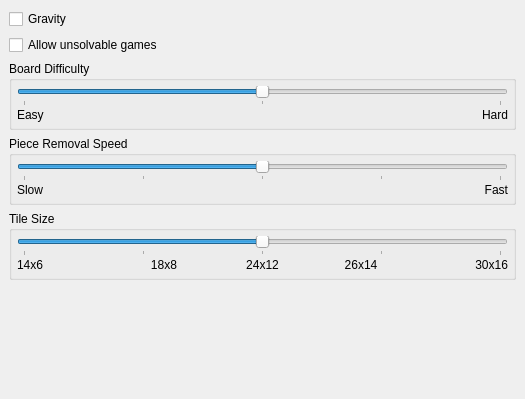
<ui version="4.0" >
 <class>Settings</class>
 <widget class="QWidget" name="Settings" >
  <property name="geometry" >
   <rect>
    <x>0</x>
    <y>0</y>
    <width>525</width>
    <height>399</height>
   </rect>
  </property>
  <layout class="QVBoxLayout" >
   <property name="margin" >
    <number>9</number>
   </property>
   <property name="spacing" >
    <number>6</number>
   </property>
   <item>
    <widget class="QCheckBox" name="kcfg_Gravity" >
     <property name="text" >
      <string>Gravity</string>
     </property>
    </widget>
   </item>
   <item>
    <widget class="QCheckBox" name="kcfg_Solvable" >
     <property name="text" >
      <string>Allow unsolvable games</string>
     </property>
    </widget>
   </item>
   <item>
    <widget class="QGroupBox" name="difficulty_groupBox" >
     <property name="title" >
      <string>Board Difficulty</string>
     </property>
     <layout class="QGridLayout" >
      <property name="margin" >
       <number>5</number>
      </property>
      <property name="spacing" >
       <number>2</number>
      </property>
      <item row="0" column="0" colspan="2" >
       <widget class="QSlider" name="kcfg_Level" >
        <property name="maximum" >
         <number>2</number>
        </property>
        <property name="pageStep" >
         <number>1</number>
        </property>
        <property name="value" >
         <number>1</number>
        </property>
        <property name="orientation" >
         <enum>Qt::Horizontal</enum>
        </property>
        <property name="tickPosition" >
         <enum>QSlider::TicksBelow</enum>
        </property>
       </widget>
      </item>
      <item row="1" column="0" >
       <widget class="QLabel" name="textLabel1" >
        <property name="text" >
         <string>Easy</string>
        </property>
       </widget>
      </item>
      <item row="1" column="1" >
       <widget class="QLabel" name="textLabel3" >
        <property name="text" >
         <string>Hard</string>
        </property>
        <property name="alignment" >
         <set>Qt::AlignRight|Qt::AlignTrailing|Qt::AlignVCenter</set>
        </property>
       </widget>
      </item>
     </layout>
    </widget>
   </item>
   <item>
    <widget class="QGroupBox" name="speed_groupBox" >
     <property name="title" >
      <string>Piece Removal Speed</string>
     </property>
     <layout class="QGridLayout" >
      <property name="margin" >
       <number>5</number>
      </property>
      <property name="spacing" >
       <number>2</number>
      </property>
      <item row="1" column="1" >
       <widget class="QLabel" name="textLabel6" >
        <property name="text" >
         <string>Fast</string>
        </property>
        <property name="alignment" >
         <set>Qt::AlignRight|Qt::AlignTrailing|Qt::AlignVCenter</set>
        </property>
       </widget>
      </item>
      <item row="1" column="0" >
       <widget class="QLabel" name="textLabel4" >
        <property name="text" >
         <string>Slow</string>
        </property>
       </widget>
      </item>
      <item row="0" column="0" colspan="2" >
       <widget class="QSlider" name="kcfg_Speed" >
        <property name="maximum" >
         <number>4</number>
        </property>
        <property name="pageStep" >
         <number>1</number>
        </property>
        <property name="value" >
         <number>2</number>
        </property>
        <property name="orientation" >
         <enum>Qt::Horizontal</enum>
        </property>
        <property name="tickPosition" >
         <enum>QSlider::TicksBelow</enum>
        </property>
       </widget>
      </item>
     </layout>
    </widget>
   </item>
   <item>
    <widget class="QGroupBox" name="size_groupBox" >
     <property name="title" >
      <string>Tile Size</string>
     </property>
     <layout class="QGridLayout" >
      <property name="margin" >
       <number>5</number>
      </property>
      <property name="spacing" >
       <number>2</number>
      </property>
      <item row="1" column="4" >
       <widget class="QLabel" name="textLabel12" >
        <property name="text" >
         <string>30x16</string>
        </property>
        <property name="alignment" >
         <set>Qt::AlignRight|Qt::AlignTrailing|Qt::AlignVCenter</set>
        </property>
       </widget>
      </item>
      <item row="1" column="3" >
       <widget class="QLabel" name="textLabel11" >
        <property name="text" >
         <string>26x14</string>
        </property>
        <property name="alignment" >
         <set>Qt::AlignCenter</set>
        </property>
       </widget>
      </item>
      <item row="1" column="2" >
       <widget class="QLabel" name="textLabel10" >
        <property name="text" >
         <string>24x12</string>
        </property>
        <property name="alignment" >
         <set>Qt::AlignCenter</set>
        </property>
       </widget>
      </item>
      <item row="1" column="1" >
       <widget class="QLabel" name="textLabel9" >
        <property name="text" >
         <string>18x8</string>
        </property>
        <property name="alignment" >
         <set>Qt::AlignCenter</set>
        </property>
       </widget>
      </item>
      <item row="0" column="0" colspan="5" >
       <widget class="QSlider" name="kcfg_Size" >
        <property name="minimum" >
         <number>0</number>
        </property>
        <property name="maximum" >
         <number>4</number>
        </property>
        <property name="pageStep" >
         <number>1</number>
        </property>
        <property name="value" >
         <number>2</number>
        </property>
        <property name="orientation" >
         <enum>Qt::Horizontal</enum>
        </property>
        <property name="tickPosition" >
         <enum>QSlider::TicksBelow</enum>
        </property>
       </widget>
      </item>
      <item row="1" column="0" >
       <widget class="QLabel" name="textLabel8" >
        <property name="text" >
         <string>14x6</string>
        </property>
       </widget>
      </item>
     </layout>
    </widget>
   </item>
   <item>
    <spacer>
     <property name="orientation" >
      <enum>Qt::Vertical</enum>
     </property>
     <property name="sizeType" >
      <enum>QSizePolicy::Expanding</enum>
     </property>
     <property name="sizeHint" >
      <size>
       <width>507</width>
       <height>31</height>
      </size>
     </property>
    </spacer>
   </item>
  </layout>
 </widget>
 <layoutdefault spacing="6" margin="11" />
 <pixmapfunction>qPixmapFromMimeSource</pixmapfunction>
 <resources/>
 <connections/>
</ui>
